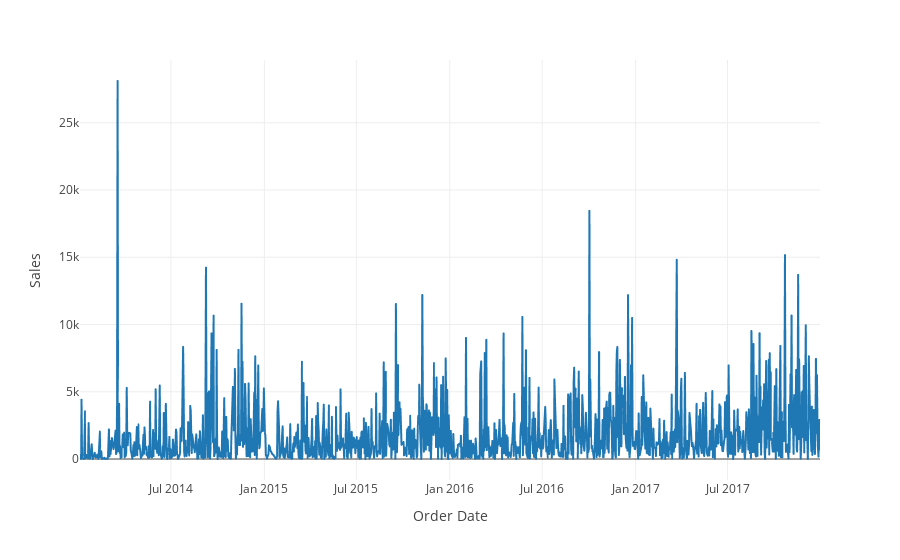

Source (notebook cell):
### Code cell
import pandas as pd
import plotly.express as px

# Perform time series analysis on sales data
sales_ts = dataset.groupby('Order Date')['Sales'].sum().reset_index()

# Create a line plot using plotly and gridon template
fig = px.line(sales_ts, x='Order Date', y='Sales', template='gridon')

# Display the plot
fig.show()

### Figure 1 — Plotly figure (JSON) as saved in the notebook; plotly's stock layout.template omitted (floating-point values rounded to 4 significant figures; data arrays with more than 128 entries replaced by an {"elided": "..."} marker saying what was removed)
{"data": [{"hovertemplate": "Order Date=%{x}<br>Sales=%{y}<extra></extra>", "legendgroup": "", "line": {"color": "#1F77B4", "dash": "solid"}, "marker": {"symbol": "circle"}, "mode": "lines", "name": "", "showlegend": false, "type": "scattergl", "x": {"elided": "1237 str values"}, "xaxis": "x", "y": {"elided": "1237 float values"}, "yaxis": "y"}], "layout": {"legend": {"tracegroupgap": 0}, "margin": {"t": 60}, "xaxis": {"anchor": "y", "domain": [0, 1], "title": {"text": "Order Date"}}, "yaxis": {"anchor": "x", "domain": [0, 1], "title": {"text": "Sales"}}}}
